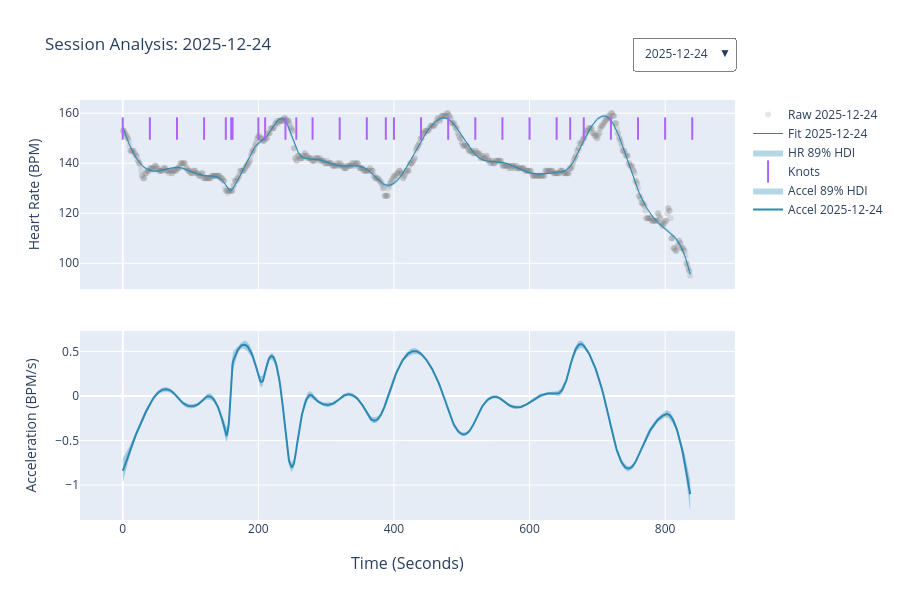

This figure's notebook cell:
### Code cell
create_date_selector_dashboard(report.sessions).show()

### Figure 1 — Plotly figure (JSON) as saved in the notebook; plotly's stock layout.template omitted (floating-point values rounded to 4 significant figures; data arrays with more than 128 entries replaced by an {"elided": "..."} marker saying what was removed)
{"data": [{"marker": {"color": "gray", "opacity": 0.2}, "mode": "markers", "name": "Raw 2025-12-24", "type": "scatter", "visible": true, "x": {"elided": "838 float values"}, "xaxis": "x", "y": {"elided": "838 float values"}, "yaxis": "y"}, {"line": {"color": "rgba(43, 137, 180, 1)", "width": 1}, "mode": "lines", "name": "Fit 2025-12-24", "type": "scatter", "visible": true, "x": {"elided": "838 float values"}, "xaxis": "x", "y": {"elided": "838 float values"}, "yaxis": "y"}, {"fill": "toself", "fillcolor": "rgba(43, 137, 180, 0.35)", "hoverinfo": "skip", "line": {"color": "rgba(255,255,255,0)"}, "name": "HR 89% HDI", "type": "scatter", "visible": true, "x": {"elided": "1676 float values"}, "xaxis": "x", "y": {"elided": "1676 float values"}, "yaxis": "y"}, {"marker": {"line": {"color": "black", "width": 2}, "size": 16, "symbol": "line-ns-open"}, "mode": "markers", "name": "Knots", "type": "scatter", "visible": true, "x": [0, 40, 80, 120, 152, 160, 162, 200, 210, 240, 256, 280, 320, 360, 388, 400, 440, 480, 520, 560, 600, 640, 660, 680, 720, 760, 800, 840], "xaxis": "x", "y": [153.9, 153.9, 153.9, 153.9, 153.9, 153.9, 153.9, 153.9, 153.9, 153.9, 153.9, 153.9, 153.9, 153.9, 153.9, 153.9, 153.9, 153.9, 153.9, 153.9, 153.9, 153.9, 153.9, 153.9, 153.9, 153.9, 153.9, 153.9], "yaxis": "y"}, {"fill": "toself", "fillcolor": "rgba(43, 137, 180, 0.35)", "hoverinfo": "skip", "line": {"color": "rgba(255,255,255,0)"}, "name": "Accel 89% HDI", "type": "scatter", "visible": true, "x": {"elided": "1676 float values"}, "xaxis": "x2", "y": {"elided": "1676 float values"}, "yaxis": "y2"}, {"line": {"color": "rgba(43, 137, 180, 1)", "width": 2}, "mode": "lines", "name": "Accel 2025-12-24", "type": "scatter", "visible": true, "x": {"elided": "838 float values"}, "xaxis": "x2", "y": {"elided": "838 float values"}, "yaxis": "y2"}, {"marker": {"color": "gray", "opacity": 0.2}, "mode": "markers", "name": "Raw 2025-12-30", "type": "scatter", "visible": false, "x": {"elided": "855 float values"}, "xaxis": "x", "y": {"elided": "855 int values"}, "yaxis": "y"}, {"line": {"color": "rgba(43, 137, 180, 1)", "width": 1}, "mode": "lines", "name": "Fit 2025-12-30", "type": "scatter", "visible": false, "x": {"elided": "855 float values"}, "xaxis": "x", "y": {"elided": "855 float values"}, "yaxis": "y"}, {"fill": "toself", "fillcolor": "rgba(43, 137, 180, 0.35)", "hoverinfo": "skip", "line": {"color": "rgba(255,255,255,0)"}, "name": "HR 89% HDI", "type": "scatter", "visible": false, "x": {"elided": "1710 float values"}, "xaxis": "x", "y": {"elided": "1710 float values"}, "yaxis": "y"}, {"marker": {"line": {"color": "black", "width": 2}, "size": 16, "symbol": "line-ns-open"}, "mode": "markers", "name": "Knots", "type": "scatter", "visible": false, "x": [0, 30, 60, 90, 120, 126, 145, 150, 180, 210, 240, 270, 300, 330, 360, 390, 420, 450, 480, 510, 540, 570, 600, 630, 660, 690, 700, 720, 734, 747, 750, 780, 810, 840], "xaxis": "x", "y": [153.4, 153.4, 153.4, 153.4, 153.4, 153.4, 153.4, 153.4, 153.4, 153.4, 153.4, 153.4, 153.4, 153.4, 153.4, 153.4, 153.4, 153.4, 153.4, 153.4, 153.4, 153.4, 153.4, 153.4, 153.4, 153.4, 153.4, 153.4, 153.4, 153.4, 153.4, 153.4, 153.4, 153.4], "yaxis": "y"}, {"fill": "toself", "fillcolor": "rgba(43, 137, 180, 0.35)", "hoverinfo": "skip", "line": {"color": "rgba(255,255,255,0)"}, "name": "Accel 89% HDI", "type": "scatter", "visible": false, "x": {"elided": "1710 float values"}, "xaxis": "x2", "y": {"elided": "1710 float values"}, "yaxis": "y2"}, {"line": {"color": "rgba(43, 137, 180, 1)", "width": 2}, "mode": "lines", "name": "Accel 2025-12-30", "type": "scatter", "visible": false, "x": {"elided": "855 float values"}, "xaxis": "x2", "y": {"elided": "855 float values"}, "yaxis": "y2"}, {"marker": {"color": "gray", "opacity": 0.2}, "mode": "markers", "name": "Raw 2026-01-02", "type": "scatter", "visible": false, "x": {"elided": "847 float values"}, "xaxis": "x", "y": {"elided": "847 int values"}, "yaxis": "y"}, {"line": {"color": "rgba(43, 137, 180, 1)", "width": 1}, "mode": "lines", "name": "Fit 2026-01-02", "type": "scatter", "visible": false, "x": {"elided": "847 float values"}, "xaxis": "x", "y": {"elided": "847 float values"}, "yaxis": "y"}, {"fill": "toself", "fillcolor": "rgba(43, 137, 180, 0.35)", "hoverinfo": "skip", "line": {"color": "rgba(255,255,255,0)"}, "name": "HR 89% HDI", "type": "scatter", "visible": false, "x": {"elided": "1694 float values"}, "xaxis": "x", "y": {"elided": "1694 float values"}, "yaxis": "y"}, {"marker": {"line": {"color": "black", "width": 2}, "size": 16, "symbol": "line-ns-open"}, "mode": "markers", "name": "Knots", "type": "scatter", "visible": false, "x": [0, 40, 80, 120, 160, 200, 222, 240, 242, 280, 320, 360, 400, 420, 440, 480, 485, 520, 527, 560, 600, 640, 680, 698, 720, 726, 760, 800, 840], "xaxis": "x", "y": [146.0, 146.0, 146.0, 146.0, 146.0, 146.0, 146.0, 146.0, 146.0, 146.0, 146.0, 146.0, 146.0, 146.0, 146.0, 146.0, 146.0, 146.0, 146.0, 146.0, 146.0, 146.0, 146.0, 146.0, 146.0, 146.0, 146.0, 146.0, 146.0], "yaxis": "y"}, {"fill": "toself", "fillcolor": "rgba(43, 137, 180, 0.35)", "hoverinfo": "skip", "line": {"color": "rgba(255,255,255,0)"}, "name": "Accel 89% HDI", "type": "scatter", "visible": false, "x": {"elided": "1694 float values"}, "xaxis": "x2", "y": {"elided": "1694 float values"}, "yaxis": "y2"}, {"line": {"color": "rgba(43, 137, 180, 1)", "width": 2}, "mode": "lines", "name": "Accel 2026-01-02", "type": "scatter", "visible": false, "x": {"elided": "847 float values"}, "xaxis": "x2", "y": {"elided": "847 float values"}, "yaxis": "y2"}, {"marker": {"color": "gray", "opacity": 0.2}, "mode": "markers", "name": "Raw 2026-01-05", "type": "scatter", "visible": false, "x": {"elided": "848 float values"}, "xaxis": "x", "y": {"elided": "848 int values"}, "yaxis": "y"}, {"line": {"color": "rgba(43, 137, 180, 1)", "width": 1}, "mode": "lines", "name": "Fit 2026-01-05", "type": "scatter", "visible": false, "x": {"elided": "848 float values"}, "xaxis": "x", "y": {"elided": "848 float values"}, "yaxis": "y"}, {"fill": "toself", "fillcolor": "rgba(43, 137, 180, 0.35)", "hoverinfo": "skip", "line": {"color": "rgba(255,255,255,0)"}, "name": "HR 89% HDI", "type": "scatter", "visible": false, "x": {"elided": "1696 float values"}, "xaxis": "x", "y": {"elided": "1696 float values"}, "yaxis": "y"}, {"marker": {"line": {"color": "black", "width": 2}, "size": 16, "symbol": "line-ns-open"}, "mode": "markers", "name": "Knots", "type": "scatter", "visible": false, "x": [0, 40, 80, 120, 160, 200, 210, 225, 240, 260, 280, 320, 360, 400, 419, 440, 454, 480, 505, 520, 560, 600, 616, 640, 680, 700, 720, 731, 760, 800, 840], "xaxis": "x", "y": [153.5, 153.5, 153.5, 153.5, 153.5, 153.5, 153.5, 153.5, 153.5, 153.5, 153.5, 153.5, 153.5, 153.5, 153.5, 153.5, 153.5, 153.5, 153.5, 153.5, 153.5, 153.5, 153.5, 153.5, 153.5, 153.5, 153.5, 153.5, 153.5, 153.5, 153.5], "yaxis": "y"}, {"fill": "toself", "fillcolor": "rgba(43, 137, 180, 0.35)", "hoverinfo": "skip", "line": {"color": "rgba(255,255,255,0)"}, "name": "Accel 89% HDI", "type": "scatter", "visible": false, "x": {"elided": "1696 float values"}, "xaxis": "x2", "y": {"elided": "1696 float values"}, "yaxis": "y2"}, {"line": {"color": "rgba(43, 137, 180, 1)", "width": 2}, "mode": "lines", "name": "Accel 2026-01-05", "type": "scatter", "visible": false, "x": {"elided": "848 float values"}, "xaxis": "x2", "y": {"elided": "848 float values"}, "yaxis": "y2"}, {"marker": {"color": "gray", "opacity": 0.2}, "mode": "markers", "name": "Raw 2026-01-07", "type": "scatter", "visible": false, "x": {"elided": "849 float values"}, "xaxis": "x", "y": {"elided": "849 int values"}, "yaxis": "y"}, {"line": {"color": "rgba(43, 137, 180, 1)", "width": 1}, "mode": "lines", "name": "Fit 2026-01-07", "type": "scatter", "visible": false, "x": {"elided": "849 float values"}, "xaxis": "x", "y": {"elided": "849 float values"}, "yaxis": "y"}, {"fill": "toself", "fillcolor": "rgba(43, 137, 180, 0.35)", "hoverinfo": "skip", "line": {"color": "rgba(255,255,255,0)"}, "name": "HR 89% HDI", "type": "scatter", "visible": false, "x": {"elided": "1698 float values"}, "xaxis": "x", "y": {"elided": "1698 float values"}, "yaxis": "y"}, {"marker": {"line": {"color": "black", "width": 2}, "size": 16, "symbol": "line-ns-open"}, "mode": "markers", "name": "Knots", "type": "scatter", "visible": false, "x": [0, 40, 80, 120, 160, 200, 210, 225, 240, 260, 280, 320, 360, 400, 419, 440, 454, 480, 505, 520, 560, 600, 640, 680, 700, 720, 731, 760, 800, 840], "xaxis": "x", "y": [159.4, 159.4, 159.4, 159.4, 159.4, 159.4, 159.4, 159.4, 159.4, 159.4, 159.4, 159.4, 159.4, 159.4, 159.4, 159.4, 159.4, 159.4, 159.4, 159.4, 159.4, 159.4, 159.4, 159.4, 159.4, 159.4, 159.4, 159.4, 159.4, 159.4], "yaxis": "y"}, {"fill": "toself", "fillcolor": "rgba(43, 137, 180, 0.35)", "hoverinfo": "skip", "line": {"color": "rgba(255,255,255,0)"}, "name": "Accel 89% HDI", "type": "scatter", "visible": false, "x": {"elided": "1698 float values"}, "xaxis": "x2", "y": {"elided": "1698 float values"}, "yaxis": "y2"}, {"line": {"color": "rgba(43, 137, 180, 1)", "width": 2}, "mode": "lines", "name": "Accel 2026-01-07", "type": "scatter", "visible": false, "x": {"elided": "849 float values"}, "xaxis": "x2", "y": {"elided": "849 float values"}, "yaxis": "y2"}, {"marker": {"color": "gray", "opacity": 0.2}, "mode": "markers", "name": "Raw 2026-01-18", "type": "scatter", "visible": false, "x": {"elided": "866 float values"}, "xaxis": "x", "y": {"elided": "866 int values"}, "yaxis": "y"}, {"line": {"color": "rgba(43, 137, 180, 1)", "width": 1}, "mode": "lines", "name": "Fit 2026-01-18", "type": "scatter", "visible": false, "x": {"elided": "866 float values"}, "xaxis": "x", "y": {"elided": "866 float values"}, "yaxis": "y"}, {"fill": "toself", "fillcolor": "rgba(43, 137, 180, 0.35)", "hoverinfo": "skip", "line": {"color": "rgba(255,255,255,0)"}, "name": "HR 89% HDI", "type": "scatter", "visible": false, "x": {"elided": "1732 float values"}, "xaxis": "x", "y": {"elided": "1732 float values"}, "yaxis": "y"}, {"marker": {"line": {"color": "black", "width": 2}, "size": 16, "symbol": "line-ns-open"}, "mode": "markers", "name": "Knots", "type": "scatter", "visible": false, "x": [0, 40, 80, 120, 160, 200, 210, 225, 240, 250, 260, 280, 320, 360, 400, 440, 455, 470, 480, 490, 505, 520, 560, 600, 640, 680, 700, 720, 727, 740, 760, 800, 840], "xaxis": "x", "y": [152.0, 152.0, 152.0, 152.0, 152.0, 152.0, 152.0, 152.0, 152.0, 152.0, 152.0, 152.0, 152.0, 152.0, 152.0, 152.0, 152.0, 152.0, 152.0, 152.0, 152.0, 152.0, 152.0, 152.0, 152.0, 152.0, 152.0, 152.0, 152.0, 152.0, 152.0, 152.0, 152.0], "yaxis": "y"}, {"fill": "toself", "fillcolor": "rgba(43, 137, 180, 0.35)", "hoverinfo": "skip", "line": {"color": "rgba(255,255,255,0)"}, "name": "Accel 89% HDI", "type": "scatter", "visible": false, "x": {"elided": "1732 float values"}, "xaxis": "x2", "y": {"elided": "1732 float values"}, "yaxis": "y2"}, {"line": {"color": "rgba(43, 137, 180, 1)", "width": 2}, "mode": "lines", "name": "Accel 2026-01-18", "type": "scatter", "visible": false, "x": {"elided": "866 float values"}, "xaxis": "x2", "y": {"elided": "866 float values"}, "yaxis": "y2"}, {"marker": {"color": "gray", "opacity": 0.2}, "mode": "markers", "name": "Raw 2026-01-29", "type": "scatter", "visible": false, "x": {"elided": "846 float values"}, "xaxis": "x", "y": {"elided": "846 int values"}, "yaxis": "y"}, {"line": {"color": "rgba(43, 137, 180, 1)", "width": 1}, "mode": "lines", "name": "Fit 2026-01-29", "type": "scatter", "visible": false, "x": {"elided": "846 float values"}, "xaxis": "x", "y": {"elided": "846 float values"}, "yaxis": "y"}, {"fill": "toself", "fillcolor": "rgba(43, 137, 180, 0.35)", "hoverinfo": "skip", "line": {"color": "rgba(255,255,255,0)"}, "name": "HR 89% HDI", "type": "scatter", "visible": false, "x": {"elided": "1692 float values"}, "xaxis": "x", "y": {"elided": "1692 float values"}, "yaxis": "y"}, {"marker": {"line": {"color": "black", "width": 2}, "size": 16, "symbol": "line-ns-open"}, "mode": "markers", "name": "Knots", "type": "scatter", "visible": false, "x": [0, 40, 60, 80, 120, 160, 200, 240, 280, 320, 360, 400, 440, 450, 480, 520, 547, 560, 600, 640, 680, 700, 720, 760, 786, 800, 840], "xaxis": "x", "y": [158.8, 158.8, 158.8, 158.8, 158.8, 158.8, 158.8, 158.8, 158.8, 158.8, 158.8, 158.8, 158.8, 158.8, 158.8, 158.8, 158.8, 158.8, 158.8, 158.8, 158.8, 158.8, 158.8, 158.8, 158.8, 158.8, 158.8], "yaxis": "y"}, {"fill": "toself", "fillcolor": "rgba(43, 137, 180, 0.35)", "hoverinfo": "skip", "line": {"color": "rgba(255,255,255,0)"}, "name": "Accel 89% HDI", "type": "scatter", "visible": false, "x": {"elided": "1692 float values"}, "xaxis": "x2", "y": {"elided": "1692 float values"}, "yaxis": "y2"}, {"line": {"color": "rgba(43, 137, 180, 1)", "width": 2}, "mode": "lines", "name": "Accel 2026-01-29", "type": "scatter", "visible": false, "x": {"elided": "846 float values"}, "xaxis": "x2", "y": {"elided": "846 float values"}, "yaxis": "y2"}, {"marker": {"color": "gray", "opacity": 0.2}, "mode": "markers", "name": "Raw 2026-02-03", "type": "scatter", "visible": false, "x": {"elided": "853 float values"}, "xaxis": "x", "y": {"elided": "853 int values"}, "yaxis": "y"}, {"line": {"color": "rgba(43, 137, 180, 1)", "width": 1}, "mode": "lines", "name": "Fit 2026-02-03", "type": "scatter", "visible": false, "x": {"elided": "853 float values"}, "xaxis": "x", "y": {"elided": "853 float values"}, "yaxis": "y"}, {"fill": "toself", "fillcolor": "rgba(43, 137, 180, 0.35)", "hoverinfo": "skip", "line": {"color": "rgba(255,255,255,0)"}, "name": "HR 89% HDI", "type": "scatter", "visible": false, "x": {"elided": "1706 float values"}, "xaxis": "x", "y": {"elided": "1706 float values"}, "yaxis": "y"}, {"marker": {"line": {"color": "black", "width": 2}, "size": 16, "symbol": "line-ns-open"}, "mode": "markers", "name": "Knots", "type": "scatter", "visible": false, "x": [0, 40, 80, 120, 160, 200, 240, 280, 290, 320, 360, 400, 440, 480, 520, 560, 600, 680, 720, 760, 800, 840], "xaxis": "x", "y": [157.0, 157.0, 157.0, 157.0, 157.0, 157.0, 157.0, 157.0, 157.0, 157.0, 157.0, 157.0, 157.0, 157.0, 157.0, 157.0, 157.0, 157.0, 157.0, 157.0, 157.0, 157.0], "yaxis": "y"}, {"fill": "toself", "fillcolor": "rgba(43, 137, 180, 0.35)", "hoverinfo": "skip", "line": {"color": "rgba(255,255,255,0)"}, "name": "Accel 89% HDI", "type": "scatter", "visible": false, "x": {"elided": "1706 float values"}, "xaxis": "x2", "y": {"elided": "1706 float values"}, "yaxis": "y2"}, {"line": {"color": "rgba(43, 137, 180, 1)", "width": 2}, "mode": "lines", "name": "Accel 2026-02-03", "type": "scatter", "visible": false, "x": {"elided": "853 float values"}, "xaxis": "x2", "y": {"elided": "853 float values"}, "yaxis": "y2"}, {"marker": {"color": "gray", "opacity": 0.2}, "mode": "markers", "name": "Raw 2026-02-11", "type": "scatter", "visible": false, "x": {"elided": "855 float values"}, "xaxis": "x", "y": {"elided": "855 int values"}, "yaxis": "y"}, {"line": {"color": "rgba(43, 137, 180, 1)", "width": 1}, "mode": "lines", "name": "Fit 2026-02-11", "type": "scatter", "visible": false, "x": {"elided": "855 float values"}, "xaxis": "x", "y": {"elided": "855 float values"}, "yaxis": "y"}, {"fill": "toself", "fillcolor": "rgba(43, 137, 180, 0.35)", "hoverinfo": "skip", "line": {"color": "rgba(255,255,255,0)"}, "name": "HR 89% HDI", "type": "scatter", "visible": false, "x": {"elided": "1710 float values"}, "xaxis": "x", "y": {"elided": "1710 float values"}, "yaxis": "y"}, {"marker": {"line": {"color": "black", "width": 2}, "size": 16, "symbol": "line-ns-open"}, "mode": "markers", "name": "Knots", "type": "scatter", "visible": false, "x": [0, 40, 80, 120, 160, 200, 223, 240, 280, 295, 320, 360, 400, 440, 456, 480, 494, 520, 560, 600, 640, 671, 680, 720, 729, 743, 760, 800, 840], "xaxis": "x", "y": [161.7, 161.7, 161.7, 161.7, 161.7, 161.7, 161.7, 161.7, 161.7, 161.7, 161.7, 161.7, 161.7, 161.7, 161.7, 161.7, 161.7, 161.7, 161.7, 161.7, 161.7, 161.7, 161.7, 161.7, 161.7, 161.7, 161.7, 161.7, 161.7], "yaxis": "y"}, {"fill": "toself", "fillcolor": "rgba(43, 137, 180, 0.35)", "hoverinfo": "skip", "line": {"color": "rgba(255,255,255,0)"}, "name": "Accel 89% HDI", "type": "scatter", "visible": false, "x": {"elided": "1710 float values"}, "xaxis": "x2", "y": {"elided": "1710 float values"}, "yaxis": "y2"}, {"line": {"color": "rgba(43, 137, 180, 1)", "width": 2}, "mode": "lines", "name": "Accel 2026-02-11", "type": "scatter", "visible": false, "x": {"elided": "855 float values"}, "xaxis": "x2", "y": {"elided": "855 float values"}, "yaxis": "y2"}, {"marker": {"color": "gray", "opacity": 0.2}, "mode": "markers", "name": "Raw 2026-06-14", "type": "scatter", "visible": false, "x": {"elided": "1100 float values"}, "xaxis": "x", "y": {"elided": "1100 int values"}, "yaxis": "y"}, {"line": {"color": "rgba(43, 137, 180, 1)", "width": 1}, "mode": "lines", "name": "Fit 2026-06-14", "type": "scatter", "visible": false, "x": {"elided": "1100 float values"}, "xaxis": "x", "y": {"elided": "1100 float values"}, "yaxis": "y"}, {"fill": "toself", "fillcolor": "rgba(43, 137, 180, 0.35)", "hoverinfo": "skip", "line": {"color": "rgba(255,255,255,0)"}, "name": "HR 89% HDI", "type": "scatter", "visible": false, "x": {"elided": "2200 float values"}, "xaxis": "x", "y": {"elided": "2200 float values"}, "yaxis": "y"}, {"marker": {"line": {"color": "black", "width": 2}, "size": 16, "symbol": "line-ns-open"}, "mode": "markers", "name": "Knots", "type": "scatter", "visible": false, "x": [0, 40, 80, 120, 160, 200, 240, 280, 320, 360, 400, 440, 480, 495, 520, 560, 600, 620, 640, 668, 680, 720, 760, 800, 840, 880, 920, 960, 970, 987, 1000, 1040, 1080], "xaxis": "x", "y": [157.6, 157.6, 157.6, 157.6, 157.6, 157.6, 157.6, 157.6, 157.6, 157.6, 157.6, 157.6, 157.6, 157.6, 157.6, 157.6, 157.6, 157.6, 157.6, 157.6, 157.6, 157.6, 157.6, 157.6, 157.6, 157.6, 157.6, 157.6, 157.6, 157.6, 157.6, 157.6, 157.6], "yaxis": "y"}, {"fill": "toself", "fillcolor": "rgba(43, 137, 180, 0.35)", "hoverinfo": "skip", "line": {"color": "rgba(255,255,255,0)"}, "name": "Accel 89% HDI", "type": "scatter", "visible": false, "x": {"elided": "2200 float values"}, "xaxis": "x2", "y": {"elided": "2200 float values"}, "yaxis": "y2"}, {"line": {"color": "rgba(43, 137, 180, 1)", "width": 2}, "mode": "lines", "name": "Accel 2026-06-14", "type": "scatter", "visible": false, "x": {"elided": "1100 float values"}, "xaxis": "x2", "y": {"elided": "1100 float values"}, "yaxis": "y2"}], "layout": {"annotations": [{"font": {"size": 16}, "showarrow": false, "text": "Time (Seconds)", "x": 0.5, "xanchor": "center", "xref": "paper", "y": 0, "yanchor": "top", "yref": "paper", "yshift": -30}], "height": 600, "hovermode": "x unified", "title": {"text": "Session Analysis: 2025-12-24", "x": 0.05, "xanchor": "left"}, "updatemenus": [{"active": 0, "bgcolor": "rgba(255, 255, 255, 0.8)", "bordercolor": "gray", "borderwidth": 1, "buttons": [{"args": [{"visible": [true, true, true, true, true, true, false, false, false, false, false, false, false, false, false, false, false, false, false, false, false, false, false, false, false, false, false, false, false, false, false, false, false, false, false, false, false, false, false, false, false, false, false, false, false, false, false, false, false, false, false, false, false, false, false, false, false, false, false, false]}, {"title": "Session Analysis: 2025-12-24"}], "label": "2025-12-24", "method": "update"}, {"args": [{"visible": [false, false, false, false, false, false, true, true, true, true, true, true, false, false, false, false, false, false, false, false, false, false, false, false, false, false, false, false, false, false, false, false, false, false, false, false, false, false, false, false, false, false, false, false, false, false, false, false, false, false, false, false, false, false, false, false, false, false, false, false]}, {"title": "Session Analysis: 2025-12-30"}], "label": "2025-12-30", "method": "update"}, {"args": [{"visible": [false, false, false, false, false, false, false, false, false, false, false, false, true, true, true, true, true, true, false, false, false, false, false, false, false, false, false, false, false, false, false, false, false, false, false, false, false, false, false, false, false, false, false, false, false, false, false, false, false, false, false, false, false, false, false, false, false, false, false, false]}, {"title": "Session Analysis: 2026-01-02"}], "label": "2026-01-02", "method": "update"}, {"args": [{"visible": [false, false, false, false, false, false, false, false, false, false, false, false, false, false, false, false, false, false, true, true, true, true, true, true, false, false, false, false, false, false, false, false, false, false, false, false, false, false, false, false, false, false, false, false, false, false, false, false, false, false, false, false, false, false, false, false, false, false, false, false]}, {"title": "Session Analysis: 2026-01-05"}], "label": "2026-01-05", "method": "update"}, {"args": [{"visible": [false, false, false, false, false, false, false, false, false, false, false, false, false, false, false, false, false, false, false, false, false, false, false, false, true, true, true, true, true, true, false, false, false, false, false, false, false, false, false, false, false, false, false, false, false, false, false, false, false, false, false, false, false, false, false, false, false, false, false, false]}, {"title": "Session Analysis: 2026-01-07"}], "label": "2026-01-07", "method": "update"}, {"args": [{"visible": [false, false, false, false, false, false, false, false, false, false, false, false, false, false, false, false, false, false, false, false, false, false, false, false, false, false, false, false, false, false, true, true, true, true, true, true, false, false, false, false, false, false, false, false, false, false, false, false, false, false, false, false, false, false, false, false, false, false, false, false]}, {"title": "Session Analysis: 2026-01-18"}], "label": "2026-01-18", "method": "update"}, {"args": [{"visible": [false, false, false, false, false, false, false, false, false, false, false, false, false, false, false, false, false, false, false, false, false, false, false, false, false, false, false, false, false, false, false, false, false, false, false, false, true, true, true, true, true, true, false, false, false, false, false, false, false, false, false, false, false, false, false, false, false, false, false, false]}, {"title": "Session Analysis: 2026-01-29"}], "label": "2026-01-29", "method": "update"}, {"args": [{"visible": [false, false, false, false, false, false, false, false, false, false, false, false, false, false, false, false, false, false, false, false, false, false, false, false, false, false, false, false, false, false, false, false, false, false, false, false, false, false, false, false, false, false, true, true, true, true, true, true, false, false, false, false, false, false, false, false, false, false, false, false]}, {"title": "Session Analysis: 2026-02-03"}], "label": "2026-02-03", "method": "update"}, {"args": [{"visible": [false, false, false, false, false, false, false, false, false, false, false, false, false, false, false, false, false, false, false, false, false, false, false, false, false, false, false, false, false, false, false, false, false, false, false, false, false, false, false, false, false, false, false, false, false, false, false, false, true, true, true, true, true, true, false, false, false, false, false, false]}, {"title": "Session Analysis: 2026-02-11"}], "label": "2026-02-11", "method": "update"}, {"args": [{"visible": [false, false, false, false, false, false, false, false, false, false, false, false, false, false, false, false, false, false, false, false, false, false, false, false, false, false, false, false, false, false, false, false, false, false, false, false, false, false, false, false, false, false, false, false, false, false, false, false, false, false, false, false, false, false, true, true, true, true, true, true]}, {"title": "Session Analysis: 2026-06-14"}], "label": "2026-06-14", "method": "update"}], "x": 1, "xanchor": "right", "y": 1.15, "yanchor": "top"}], "xaxis": {"anchor": "y", "domain": [0, 1], "matches": "x2", "showticklabels": false}, "xaxis2": {"anchor": "y2", "domain": [0, 1]}, "yaxis": {"anchor": "x", "domain": [0.55, 1], "title": {"text": "Heart Rate (BPM)"}}, "yaxis2": {"anchor": "x2", "domain": [0, 0.45], "title": {"text": "Acceleration (BPM/s)"}}}}
